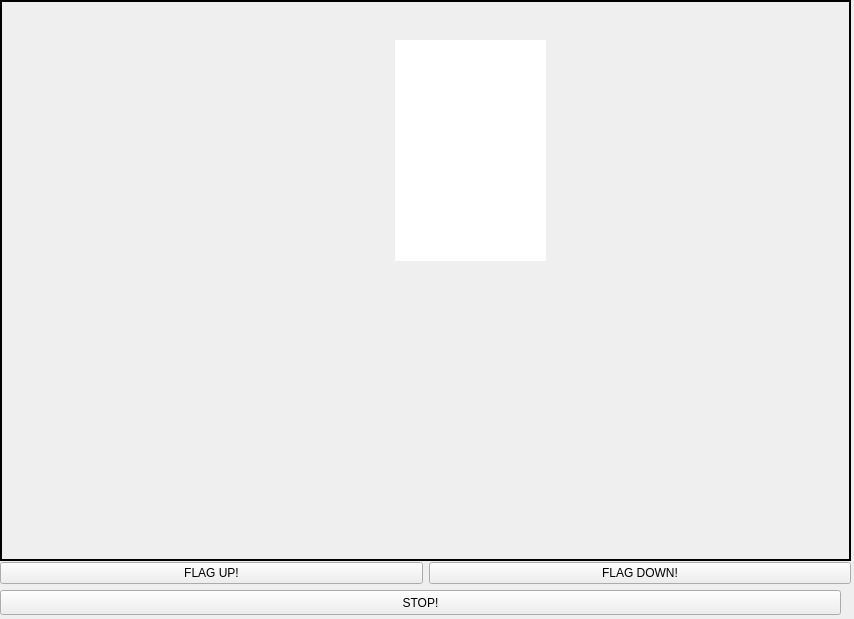
<?xml version="1.0" encoding="UTF-8"?>
<ui version="4.0">
 <class>MainWindow</class>
 <widget class="QMainWindow" name="MainWindow">
  <property name="geometry">
   <rect>
    <x>0</x>
    <y>0</y>
    <width>854</width>
    <height>619</height>
   </rect>
  </property>
  <property name="windowTitle">
   <string>MainWindow</string>
  </property>
  <widget class="QWidget" name="centralwidget">
   <widget class="QLabel" name="label">
    <property name="geometry">
     <rect>
      <x>0</x>
      <y>0</y>
      <width>851</width>
      <height>561</height>
     </rect>
    </property>
    <property name="frameShape">
     <enum>QFrame::Panel</enum>
    </property>
    <property name="lineWidth">
     <number>2</number>
    </property>
    <property name="text">
     <string/>
    </property>
   </widget>
   <widget class="QGraphicsView" name="graphicsView">
    <property name="geometry">
     <rect>
      <x>395</x>
      <y>40</y>
      <width>151</width>
      <height>221</height>
     </rect>
    </property>
    <property name="frameShape">
     <enum>QFrame::NoFrame</enum>
    </property>
    <property name="lineWidth">
     <number>0</number>
    </property>
    <property name="backgroundBrush">
     <brush brushstyle="NoBrush">
      <color alpha="255">
       <red>0</red>
       <green>0</green>
       <blue>0</blue>
      </color>
     </brush>
    </property>
    <property name="foregroundBrush">
     <brush brushstyle="NoBrush">
      <color alpha="255">
       <red>153</red>
       <green>193</green>
       <blue>241</blue>
      </color>
     </brush>
    </property>
    <property name="interactive">
     <bool>true</bool>
    </property>
   </widget>
   <widget class="QWidget" name="layoutWidget">
    <property name="geometry">
     <rect>
      <x>0</x>
      <y>560</y>
      <width>851</width>
      <height>27</height>
     </rect>
    </property>
    <layout class="QHBoxLayout" name="horizontalLayout">
     <item>
      <widget class="QPushButton" name="pushButton">
       <property name="text">
        <string>FLAG UP!</string>
       </property>
      </widget>
     </item>
     <item>
      <widget class="QPushButton" name="pushButton_2">
       <property name="text">
        <string>FLAG DOWN!</string>
       </property>
      </widget>
     </item>
    </layout>
   </widget>
   <widget class="QPushButton" name="pushButton_3">
    <property name="geometry">
     <rect>
      <x>0</x>
      <y>590</y>
      <width>841</width>
      <height>25</height>
     </rect>
    </property>
    <property name="text">
     <string>STOP!</string>
    </property>
   </widget>
   <zorder>layoutWidget</zorder>
   <zorder>label</zorder>
   <zorder>graphicsView</zorder>
   <zorder>pushButton_3</zorder>
  </widget>
 </widget>
 <resources/>
 <connections/>
</ui>
